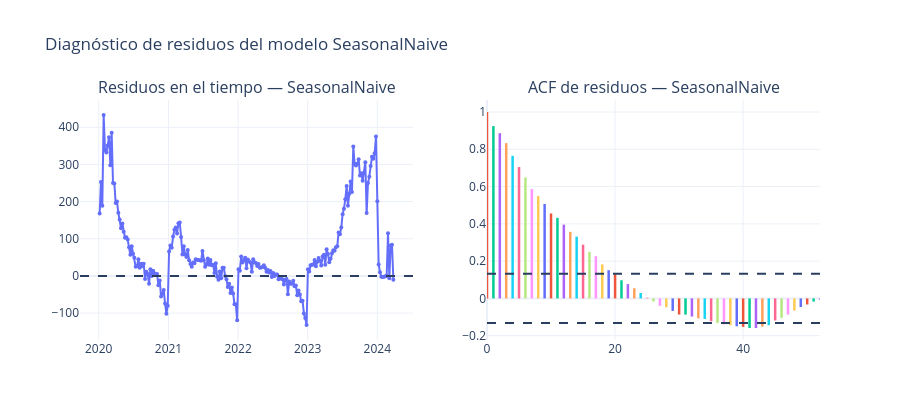

Notebook cell for this chart:
### Markdown cell above
---

## 12. Diagnóstico de residuos del mejor baseline

Después de elegir el mejor modelo según una métrica principal, se analizan sus residuos.

Aquí se usa `MAE` como criterio principal por ser una métrica directa e interpretable en número de casos.  
Si los residuos conservan autocorrelación, significa que el baseline todavía deja patrones sin modelar.

### Code cell
PRIMARY_METRIC = "mae"

best_model, best_value = best_model_by_metric(
    evaluation=evaluation,
    metric=PRIMARY_METRIC,
    models=model_columns,
)

print(f"Mejor modelo según {PRIMARY_METRIC.upper()}: {best_model}")
print(f"Valor de {PRIMARY_METRIC.upper()}: {best_value:.4f}")

residuals, residual_ljung = residual_diagnostics(
    test_forecasts=test_forecasts,
    model_name=best_model,
    lags=[1, 6, 12, 24],
)

print("\nResumen de residuos:")
print(f"Media: {residuals.mean():.3f}")
print(f"Desviación estándar: {residuals.std():.3f}")

display(residual_ljung)

fig = plot_residuals(
    test_forecasts=test_forecasts,
    residuals=residuals,
    model_name=best_model,
)

fig.show()

### Figure 1 — Plotly figure (JSON) as saved in the notebook; plotly's stock layout.template omitted (floating-point values rounded to 4 significant figures; data arrays with more than 128 entries replaced by an {"elided": "..."} marker saying what was removed)
{"data": [{"marker": {"size": 4}, "mode": "lines+markers", "name": "Residuos", "type": "scatter", "x": {"elided": "221 str values"}, "xaxis": "x", "y": {"elided": "221 float values"}, "yaxis": "y"}, {"line": {"width": 2.5}, "mode": "lines", "showlegend": false, "type": "scatter", "x": [0, 0], "xaxis": "x2", "y": [0, 1], "yaxis": "y2"}, {"line": {"width": 2.5}, "mode": "lines", "showlegend": false, "type": "scatter", "x": [1, 1], "xaxis": "x2", "y": [0, 0.9242], "yaxis": "y2"}, {"line": {"width": 2.5}, "mode": "lines", "showlegend": false, "type": "scatter", "x": [2, 2], "xaxis": "x2", "y": [0, 0.8864], "yaxis": "y2"}, {"line": {"width": 2.5}, "mode": "lines", "showlegend": false, "type": "scatter", "x": [3, 3], "xaxis": "x2", "y": [0, 0.833], "yaxis": "y2"}, {"line": {"width": 2.5}, "mode": "lines", "showlegend": false, "type": "scatter", "x": [4, 4], "xaxis": "x2", "y": [0, 0.7649], "yaxis": "y2"}, {"line": {"width": 2.5}, "mode": "lines", "showlegend": false, "type": "scatter", "x": [5, 5], "xaxis": "x2", "y": [0, 0.7046], "yaxis": "y2"}, {"line": {"width": 2.5}, "mode": "lines", "showlegend": false, "type": "scatter", "x": [6, 6], "xaxis": "x2", "y": [0, 0.6487], "yaxis": "y2"}, {"line": {"width": 2.5}, "mode": "lines", "showlegend": false, "type": "scatter", "x": [7, 7], "xaxis": "x2", "y": [0, 0.5868], "yaxis": "y2"}, {"line": {"width": 2.5}, "mode": "lines", "showlegend": false, "type": "scatter", "x": [8, 8], "xaxis": "x2", "y": [0, 0.5487], "yaxis": "y2"}, {"line": {"width": 2.5}, "mode": "lines", "showlegend": false, "type": "scatter", "x": [9, 9], "xaxis": "x2", "y": [0, 0.5064], "yaxis": "y2"}, {"line": {"width": 2.5}, "mode": "lines", "showlegend": false, "type": "scatter", "x": [10, 10], "xaxis": "x2", "y": [0, 0.4557], "yaxis": "y2"}, {"line": {"width": 2.5}, "mode": "lines", "showlegend": false, "type": "scatter", "x": [11, 11], "xaxis": "x2", "y": [0, 0.4323], "yaxis": "y2"}, {"line": {"width": 2.5}, "mode": "lines", "showlegend": false, "type": "scatter", "x": [12, 12], "xaxis": "x2", "y": [0, 0.3957], "yaxis": "y2"}, {"line": {"width": 2.5}, "mode": "lines", "showlegend": false, "type": "scatter", "x": [13, 13], "xaxis": "x2", "y": [0, 0.3571], "yaxis": "y2"}, {"line": {"width": 2.5}, "mode": "lines", "showlegend": false, "type": "scatter", "x": [14, 14], "xaxis": "x2", "y": [0, 0.3313], "yaxis": "y2"}, {"line": {"width": 2.5}, "mode": "lines", "showlegend": false, "type": "scatter", "x": [15, 15], "xaxis": "x2", "y": [0, 0.2882], "yaxis": "y2"}, {"line": {"width": 2.5}, "mode": "lines", "showlegend": false, "type": "scatter", "x": [16, 16], "xaxis": "x2", "y": [0, 0.2497], "yaxis": "y2"}, {"line": {"width": 2.5}, "mode": "lines", "showlegend": false, "type": "scatter", "x": [17, 17], "xaxis": "x2", "y": [0, 0.2265], "yaxis": "y2"}, {"line": {"width": 2.5}, "mode": "lines", "showlegend": false, "type": "scatter", "x": [18, 18], "xaxis": "x2", "y": [0, 0.1823], "yaxis": "y2"}, {"line": {"width": 2.5}, "mode": "lines", "showlegend": false, "type": "scatter", "x": [19, 19], "xaxis": "x2", "y": [0, 0.1515], "yaxis": "y2"}, {"line": {"width": 2.5}, "mode": "lines", "showlegend": false, "type": "scatter", "x": [20, 20], "xaxis": "x2", "y": [0, 0.1289], "yaxis": "y2"}, {"line": {"width": 2.5}, "mode": "lines", "showlegend": false, "type": "scatter", "x": [21, 21], "xaxis": "x2", "y": [0, 0.09713], "yaxis": "y2"}, {"line": {"width": 2.5}, "mode": "lines", "showlegend": false, "type": "scatter", "x": [22, 22], "xaxis": "x2", "y": [0, 0.07685], "yaxis": "y2"}, {"line": {"width": 2.5}, "mode": "lines", "showlegend": false, "type": "scatter", "x": [23, 23], "xaxis": "x2", "y": [0, 0.05464], "yaxis": "y2"}, {"line": {"width": 2.5}, "mode": "lines", "showlegend": false, "type": "scatter", "x": [24, 24], "xaxis": "x2", "y": [0, 0.02899], "yaxis": "y2"}, {"line": {"width": 2.5}, "mode": "lines", "showlegend": false, "type": "scatter", "x": [25, 25], "xaxis": "x2", "y": [0, 0.003396], "yaxis": "y2"}, {"line": {"width": 2.5}, "mode": "lines", "showlegend": false, "type": "scatter", "x": [26, 26], "xaxis": "x2", "y": [0, -0.01616], "yaxis": "y2"}, {"line": {"width": 2.5}, "mode": "lines", "showlegend": false, "type": "scatter", "x": [27, 27], "xaxis": "x2", "y": [0, -0.0396], "yaxis": "y2"}, {"line": {"width": 2.5}, "mode": "lines", "showlegend": false, "type": "scatter", "x": [28, 28], "xaxis": "x2", "y": [0, -0.0475], "yaxis": "y2"}, {"line": {"width": 2.5}, "mode": "lines", "showlegend": false, "type": "scatter", "x": [29, 29], "xaxis": "x2", "y": [0, -0.06703], "yaxis": "y2"}, {"line": {"width": 2.5}, "mode": "lines", "showlegend": false, "type": "scatter", "x": [30, 30], "xaxis": "x2", "y": [0, -0.08661], "yaxis": "y2"}, {"line": {"width": 2.5}, "mode": "lines", "showlegend": false, "type": "scatter", "x": [31, 31], "xaxis": "x2", "y": [0, -0.08694], "yaxis": "y2"}, {"line": {"width": 2.5}, "mode": "lines", "showlegend": false, "type": "scatter", "x": [32, 32], "xaxis": "x2", "y": [0, -0.09732], "yaxis": "y2"}, {"line": {"width": 2.5}, "mode": "lines", "showlegend": false, "type": "scatter", "x": [33, 33], "xaxis": "x2", "y": [0, -0.1068], "yaxis": "y2"}, {"line": {"width": 2.5}, "mode": "lines", "showlegend": false, "type": "scatter", "x": [34, 34], "xaxis": "x2", "y": [0, -0.1101], "yaxis": "y2"}, {"line": {"width": 2.5}, "mode": "lines", "showlegend": false, "type": "scatter", "x": [35, 35], "xaxis": "x2", "y": [0, -0.1223], "yaxis": "y2"}, {"line": {"width": 2.5}, "mode": "lines", "showlegend": false, "type": "scatter", "x": [36, 36], "xaxis": "x2", "y": [0, -0.132], "yaxis": "y2"}, {"line": {"width": 2.5}, "mode": "lines", "showlegend": false, "type": "scatter", "x": [37, 37], "xaxis": "x2", "y": [0, -0.1389], "yaxis": "y2"}, {"line": {"width": 2.5}, "mode": "lines", "showlegend": false, "type": "scatter", "x": [38, 38], "xaxis": "x2", "y": [0, -0.1434], "yaxis": "y2"}, {"line": {"width": 2.5}, "mode": "lines", "showlegend": false, "type": "scatter", "x": [39, 39], "xaxis": "x2", "y": [0, -0.1494], "yaxis": "y2"}, {"line": {"width": 2.5}, "mode": "lines", "showlegend": false, "type": "scatter", "x": [40, 40], "xaxis": "x2", "y": [0, -0.1531], "yaxis": "y2"}, {"line": {"width": 2.5}, "mode": "lines", "showlegend": false, "type": "scatter", "x": [41, 41], "xaxis": "x2", "y": [0, -0.1587], "yaxis": "y2"}, {"line": {"width": 2.5}, "mode": "lines", "showlegend": false, "type": "scatter", "x": [42, 42], "xaxis": "x2", "y": [0, -0.1587], "yaxis": "y2"}, {"line": {"width": 2.5}, "mode": "lines", "showlegend": false, "type": "scatter", "x": [43, 43], "xaxis": "x2", "y": [0, -0.1511], "yaxis": "y2"}, {"line": {"width": 2.5}, "mode": "lines", "showlegend": false, "type": "scatter", "x": [44, 44], "xaxis": "x2", "y": [0, -0.1438], "yaxis": "y2"}, {"line": {"width": 2.5}, "mode": "lines", "showlegend": false, "type": "scatter", "x": [45, 45], "xaxis": "x2", "y": [0, -0.1182], "yaxis": "y2"}, {"line": {"width": 2.5}, "mode": "lines", "showlegend": false, "type": "scatter", "x": [46, 46], "xaxis": "x2", "y": [0, -0.1044], "yaxis": "y2"}, {"line": {"width": 2.5}, "mode": "lines", "showlegend": false, "type": "scatter", "x": [47, 47], "xaxis": "x2", "y": [0, -0.08677], "yaxis": "y2"}, {"line": {"width": 2.5}, "mode": "lines", "showlegend": false, "type": "scatter", "x": [48, 48], "xaxis": "x2", "y": [0, -0.06529], "yaxis": "y2"}, {"line": {"width": 2.5}, "mode": "lines", "showlegend": false, "type": "scatter", "x": [49, 49], "xaxis": "x2", "y": [0, -0.04631], "yaxis": "y2"}, {"line": {"width": 2.5}, "mode": "lines", "showlegend": false, "type": "scatter", "x": [50, 50], "xaxis": "x2", "y": [0, -0.03251], "yaxis": "y2"}, {"line": {"width": 2.5}, "mode": "lines", "showlegend": false, "type": "scatter", "x": [51, 51], "xaxis": "x2", "y": [0, -0.0169], "yaxis": "y2"}, {"line": {"width": 2.5}, "mode": "lines", "showlegend": false, "type": "scatter", "x": [52, 52], "xaxis": "x2", "y": [0, -0.005233], "yaxis": "y2"}], "layout": {"annotations": [{"font": {"size": 16}, "showarrow": false, "text": "Residuos en el tiempo — SeasonalNaive", "x": 0.225, "xanchor": "center", "xref": "paper", "y": 1, "yanchor": "bottom", "yref": "paper"}, {"font": {"size": 16}, "showarrow": false, "text": "ACF de residuos — SeasonalNaive", "x": 0.775, "xanchor": "center", "xref": "paper", "y": 1, "yanchor": "bottom", "yref": "paper"}], "height": 420, "shapes": [{"line": {"dash": "dash"}, "type": "line", "x0": 0, "x1": 1, "xref": "x domain", "y0": 0, "y1": 0, "yref": "y"}, {"line": {"dash": "dash"}, "type": "line", "x0": 0, "x1": 1, "xref": "x2 domain", "y0": 0.1318, "y1": 0.1318, "yref": "y2"}, {"line": {"dash": "dash"}, "type": "line", "x0": 0, "x1": 1, "xref": "x2 domain", "y0": -0.1318, "y1": -0.1318, "yref": "y2"}], "showlegend": false, "title": {"text": "Diagnóstico de residuos del modelo SeasonalNaive"}, "xaxis": {"anchor": "y", "domain": [0, 0.45]}, "xaxis2": {"anchor": "y2", "domain": [0.55, 1]}, "yaxis": {"anchor": "x", "domain": [0, 1]}, "yaxis2": {"anchor": "x2", "domain": [0, 1]}}}
